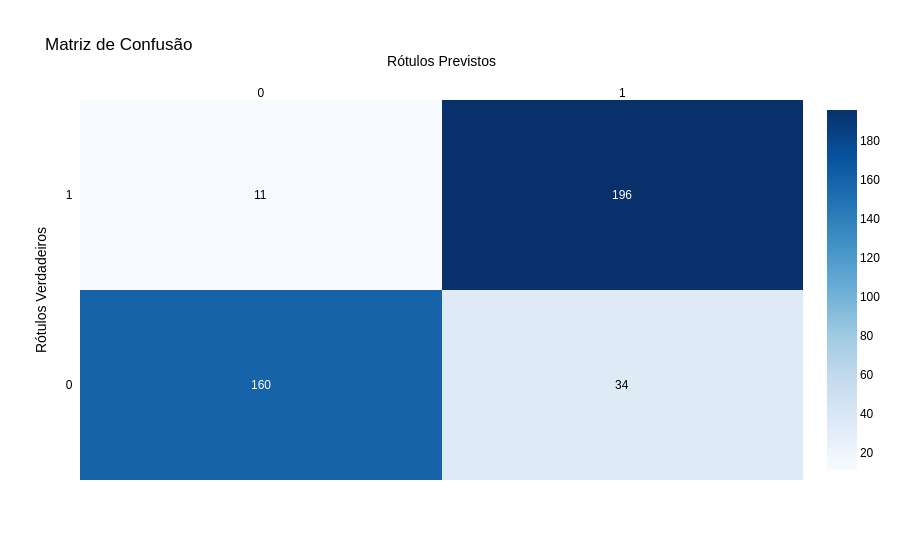

Notebook code cell kept with this figure:
### Markdown cell above
**Matriz de Confusão:**

### Code cell
# Matriz de confusão com os resultados do Random Forest:

matriz = confusion_matrix(y_test, y_pred_floresta)

classes = ['0', '1']

fig = ff.create_annotated_heatmap(
    z=matriz,
    x=classes,
    y=classes,
    colorscale='Blues',
    showscale=True
)
fig.update_layout(
    title='Matriz de Confusão',
    xaxis_title='Rótulos Previstos',
    yaxis_title='Rótulos Verdadeiros',
    font=dict(
        family='Arial',
        size=12,
        color='black'
    )
)

### Figure 1 — Plotly figure (JSON) as saved in the notebook; plotly's stock layout.template omitted (floating-point values rounded to 4 significant figures)
{"data": [{"colorscale": [[0, "rgb(247,251,255)"], [0.125, "rgb(222,235,247)"], [0.25, "rgb(198,219,239)"], [0.375, "rgb(158,202,225)"], [0.5, "rgb(107,174,214)"], [0.625, "rgb(66,146,198)"], [0.75, "rgb(33,113,181)"], [0.875, "rgb(8,81,156)"], [1, "rgb(8,48,107)"]], "reversescale": false, "showscale": true, "type": "heatmap", "x": ["0", "1"], "y": ["0", "1"], "z": [[160, 34], [11, 196]]}], "layout": {"annotations": [{"font": {"color": "#FFFFFF"}, "showarrow": false, "text": "160", "x": "0", "xref": "x", "y": "0", "yref": "y"}, {"font": {"color": "#000000"}, "showarrow": false, "text": "34", "x": "1", "xref": "x", "y": "0", "yref": "y"}, {"font": {"color": "#000000"}, "showarrow": false, "text": "11", "x": "0", "xref": "x", "y": "1", "yref": "y"}, {"font": {"color": "#FFFFFF"}, "showarrow": false, "text": "196", "x": "1", "xref": "x", "y": "1", "yref": "y"}], "font": {"color": "black", "family": "Arial", "size": 12}, "title": {"text": "Matriz de Confusão"}, "xaxis": {"dtick": 1, "gridcolor": "rgb(0, 0, 0)", "side": "top", "ticks": "", "title": {"text": "Rótulos Previstos"}}, "yaxis": {"dtick": 1, "ticks": "", "ticksuffix": "  ", "title": {"text": "Rótulos Verdadeiros"}}}}
